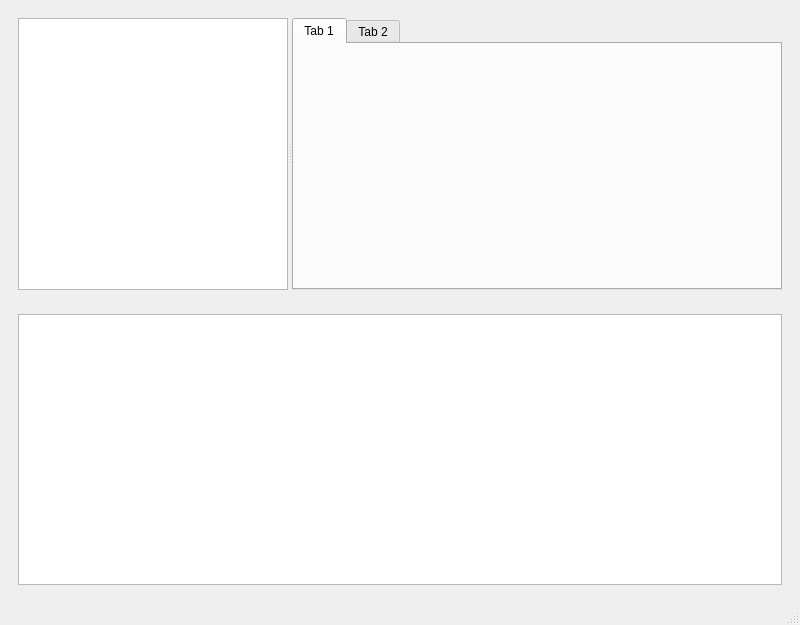
<?xml version="1.0" encoding="UTF-8"?>
<ui version="4.0">
 <class>MainWindow</class>
 <widget class="QMainWindow" name="MainWindow">
  <property name="geometry">
   <rect>
    <x>0</x>
    <y>0</y>
    <width>800</width>
    <height>625</height>
   </rect>
  </property>
  <property name="windowTitle">
   <string>MainWindow</string>
  </property>
  <widget class="QWidget" name="centralwidget">
   <layout class="QVBoxLayout" name="verticalLayout">
    <item>
     <widget class="QFrame" name="frame">
      <property name="sizePolicy">
       <sizepolicy hsizetype="Expanding" vsizetype="Expanding">
        <horstretch>0</horstretch>
        <verstretch>0</verstretch>
       </sizepolicy>
      </property>
      <property name="frameShape">
       <enum>QFrame::NoFrame</enum>
      </property>
      <property name="frameShadow">
       <enum>QFrame::Plain</enum>
      </property>
      <property name="lineWidth">
       <number>1</number>
      </property>
      <layout class="QVBoxLayout" name="verticalLayout_3">
       <item>
        <widget class="QSplitter" name="splitter">
         <property name="orientation">
          <enum>Qt::Horizontal</enum>
         </property>
         <widget class="QListView" name="SectionlistView">
          <property name="maximumSize">
           <size>
            <width>270</width>
            <height>16777215</height>
           </size>
          </property>
         </widget>
         <widget class="QTabWidget" name="tabWidget">
          <widget class="QWidget" name="tab">
           <attribute name="title">
            <string>Tab 1</string>
           </attribute>
          </widget>
          <widget class="QWidget" name="tab_2">
           <attribute name="title">
            <string>Tab 2</string>
           </attribute>
          </widget>
         </widget>
        </widget>
       </item>
      </layout>
     </widget>
    </item>
    <item>
     <widget class="QFrame" name="frame_2">
      <property name="frameShape">
       <enum>QFrame::NoFrame</enum>
      </property>
      <property name="frameShadow">
       <enum>QFrame::Plain</enum>
      </property>
      <property name="lineWidth">
       <number>1</number>
      </property>
      <property name="midLineWidth">
       <number>0</number>
      </property>
      <layout class="QVBoxLayout" name="verticalLayout_2">
       <item>
        <widget class="QTextEdit" name="textEdit">
         <property name="readOnly">
          <bool>true</bool>
         </property>
        </widget>
       </item>
      </layout>
     </widget>
    </item>
   </layout>
  </widget>
  <widget class="QMenuBar" name="menubar">
   <property name="geometry">
    <rect>
     <x>0</x>
     <y>0</y>
     <width>800</width>
     <height>29</height>
    </rect>
   </property>
  </widget>
  <widget class="QStatusBar" name="statusbar"/>
 </widget>
 <resources/>
 <connections/>
 <slots>
  <slot>openFile()</slot>
  <slot>quitApp()</slot>
 </slots>
</ui>
